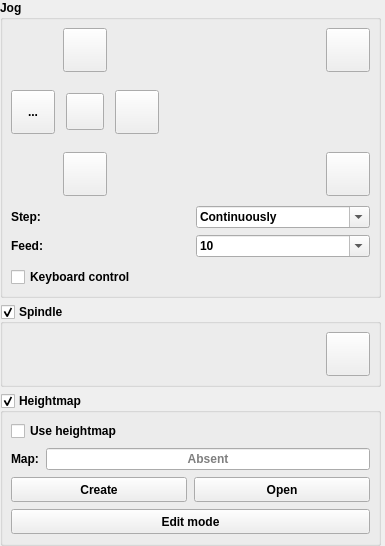
         <widget class="Widget" name="scrollAreaWidgetContents">
          <property name="geometry">
           <rect>
            <x>0</x>
            <y>0</y>
            <width>385</width>
            <height>546</height>
           </rect>
          </property>
          <property name="sizePolicy">
           <sizepolicy hsizetype="Minimum" vsizetype="Maximum">
            <horstretch>0</horstretch>
            <verstretch>0</verstretch>
           </sizepolicy>
          </property>
          <layout class="QVBoxLayout" name="verticalLayout_21">
           <property name="leftMargin">
            <number>0</number>
           </property>
           <property name="topMargin">
            <number>0</number>
           </property>
           <property name="rightMargin">
            <number>4</number>
           </property>
           <property name="bottomMargin">
            <number>0</number>
           </property>
           <item>
            <widget class="GroupBox" name="grpJog">
             <property name="font">
              <font>
               <weight>75</weight>
               <bold>true</bold>
              </font>
             </property>
             <property name="focusPolicy">
              <enum>Qt::NoFocus</enum>
             </property>
             <property name="title">
              <string>Jog</string>
             </property>
             <property name="checkable">
              <bool>false</bool>
             </property>
             <property name="overrided" stdset="0">
              <bool>false</bool>
             </property>
             <layout class="QVBoxLayout" name="verticalLayout_11">
              <property name="leftMargin">
               <number>8</number>
              </property>
              <property name="topMargin">
               <number>8</number>
              </property>
              <property name="rightMargin">
               <number>8</number>
              </property>
              <property name="bottomMargin">
               <number>8</number>
              </property>
              <item>
               <widget class="QWidget" name="widgetJog" native="true">
                <layout class="QVBoxLayout" name="verticalLayout_9">
                 <property name="spacing">
                  <number>10</number>
                 </property>
                 <property name="leftMargin">
                  <number>0</number>
                 </property>
                 <property name="topMargin">
                  <number>0</number>
                 </property>
                 <property name="rightMargin">
                  <number>0</number>
                 </property>
                 <property name="bottomMargin">
                  <number>0</number>
                 </property>
                 <item>
                  <layout class="QGridLayout" name="gridLayout_3">
                   <property name="horizontalSpacing">
                    <number>8</number>
                   </property>
                   <property name="verticalSpacing">
                    <number>4</number>
                   </property>
                   <item row="2" column="0">
                    <widget class="StyledToolButton" name="cmdXMinus">
                     <property name="sizePolicy">
                      <sizepolicy hsizetype="Fixed" vsizetype="Fixed">
                       <horstretch>0</horstretch>
                       <verstretch>0</verstretch>
                      </sizepolicy>
                     </property>
                     <property name="minimumSize">
                      <size>
                       <width>44</width>
                       <height>44</height>
                      </size>
                     </property>
                     <property name="toolTip">
                      <string>X-</string>
                     </property>
                     <property name="text">
                      <string>...</string>
                     </property>
                     <property name="icon">
                      <iconset resource="images.qrc">
                       <normaloff>:/images/1401561986_chevron-left.png</normaloff>:/images/1401561986_chevron-left.png</iconset>
                     </property>
                     <property name="iconSize">
                      <size>
                       <width>30</width>
                       <height>30</height>
                      </size>
                     </property>
                    </widget>
                   </item>
                   <item row="3" column="1">
                    <layout class="QHBoxLayout" name="horizontalLayout_13">
                     <property name="spacing">
                      <number>0</number>
                     </property>
                     <item>
                      <widget class="StyledToolButton" name="cmdYMinus">
                       <property name="sizePolicy">
                        <sizepolicy hsizetype="Fixed" vsizetype="Fixed">
                         <horstretch>0</horstretch>
                         <verstretch>0</verstretch>
                        </sizepolicy>
                       </property>
                       <property name="minimumSize">
                        <size>
                         <width>44</width>
                         <height>44</height>
                        </size>
                       </property>
                       <property name="toolTip">
                        <string>Y-</string>
                       </property>
                       <property name="text">
                        <string/>
                       </property>
                       <property name="icon">
                        <iconset resource="images.qrc">
                         <normaloff>:/images/1401562173_chevron-down.png</normaloff>:/images/1401562173_chevron-down.png</iconset>
                       </property>
                       <property name="iconSize">
                        <size>
                         <width>30</width>
                         <height>30</height>
                        </size>
                       </property>
                      </widget>
                     </item>
                    </layout>
                   </item>
                   <item row="2" column="2">
                    <widget class="StyledToolButton" name="cmdXPlus">
                     <property name="sizePolicy">
                      <sizepolicy hsizetype="Fixed" vsizetype="Fixed">
                       <horstretch>0</horstretch>
                       <verstretch>0</verstretch>
                      </sizepolicy>
                     </property>
                     <property name="minimumSize">
                      <size>
                       <width>44</width>
                       <height>44</height>
                      </size>
                     </property>
                     <property name="toolTip">
                      <string>X+</string>
                     </property>
                     <property name="text">
                      <string/>
                     </property>
                     <property name="icon">
                      <iconset resource="images.qrc">
                       <normaloff>:/images/1401562173_chevron-right.png</normaloff>:/images/1401562173_chevron-right.png</iconset>
                     </property>
                     <property name="iconSize">
                      <size>
                       <width>30</width>
                       <height>30</height>
                      </size>
                     </property>
                    </widget>
                   </item>
                   <item row="0" column="1">
                    <layout class="QHBoxLayout" name="horizontalLayout_12">
                     <property name="spacing">
                      <number>0</number>
                     </property>
                     <item>
                      <widget class="StyledToolButton" name="cmdYPlus">
                       <property name="sizePolicy">
                        <sizepolicy hsizetype="Fixed" vsizetype="Fixed">
                         <horstretch>0</horstretch>
                         <verstretch>0</verstretch>
                        </sizepolicy>
                       </property>
                       <property name="minimumSize">
                        <size>
                         <width>44</width>
                         <height>44</height>
                        </size>
                       </property>
                       <property name="toolTip">
                        <string>Y+</string>
                       </property>
                       <property name="text">
                        <string/>
                       </property>
                       <property name="icon">
                        <iconset resource="images.qrc">
                         <normaloff>:/images/1401562173_chevron-up.png</normaloff>:/images/1401562173_chevron-up.png</iconset>
                       </property>
                       <property name="iconSize">
                        <size>
                         <width>30</width>
                         <height>30</height>
                        </size>
                       </property>
                      </widget>
                     </item>
                    </layout>
                   </item>
                   <item row="0" column="3">
                    <layout class="QHBoxLayout" name="horizontalLayout_25">
                     <property name="spacing">
                      <number>0</number>
                     </property>
                     <item>
                      <spacer name="horizontalSpacer">
                       <property name="orientation">
                        <enum>Qt::Horizontal</enum>
                       </property>
                       <property name="sizeHint" stdset="0">
                        <size>
                         <width>0</width>
                         <height>20</height>
                        </size>
                       </property>
                      </spacer>
                     </item>
                     <item>
                      <widget class="StyledToolButton" name="cmdZPlus">
                       <property name="sizePolicy">
                        <sizepolicy hsizetype="Fixed" vsizetype="Fixed">
                         <horstretch>0</horstretch>
                         <verstretch>0</verstretch>
                        </sizepolicy>
                       </property>
                       <property name="minimumSize">
                        <size>
                         <width>44</width>
                         <height>44</height>
                        </size>
                       </property>
                       <property name="toolTip">
                        <string>Z+</string>
                       </property>
                       <property name="text">
                        <string/>
                       </property>
                       <property name="icon">
                        <iconset resource="images.qrc">
                         <normaloff>:/images/1401562699_icon-arrow-up-b.png</normaloff>:/images/1401562699_icon-arrow-up-b.png</iconset>
                       </property>
                       <property name="iconSize">
                        <size>
                         <width>28</width>
                         <height>28</height>
                        </size>
                       </property>
                      </widget>
                     </item>
                    </layout>
                   </item>
                   <item row="3" column="3">
                    <layout class="QHBoxLayout" name="horizontalLayout_26">
                     <property name="spacing">
                      <number>0</number>
                     </property>
                     <item>
                      <spacer name="horizontalSpacer_2">
                       <property name="orientation">
                        <enum>Qt::Horizontal</enum>
                       </property>
                       <property name="sizeHint" stdset="0">
                        <size>
                         <width>0</width>
                         <height>20</height>
                        </size>
                       </property>
                      </spacer>
                     </item>
                     <item>
                      <widget class="StyledToolButton" name="cmdZMinus">
                       <property name="sizePolicy">
                        <sizepolicy hsizetype="Fixed" vsizetype="Fixed">
                         <horstretch>0</horstretch>
                         <verstretch>0</verstretch>
                        </sizepolicy>
                       </property>
                       <property name="minimumSize">
                        <size>
                         <width>44</width>
                         <height>44</height>
                        </size>
                       </property>
                       <property name="toolTip">
                        <string>Z-</string>
                       </property>
                       <property name="text">
                        <string/>
                       </property>
                       <property name="icon">
                        <iconset resource="images.qrc">
                         <normaloff>:/images/1401562699_icon-arrow-down-b.png</normaloff>:/images/1401562699_icon-arrow-down-b.png</iconset>
                       </property>
                       <property name="iconSize">
                        <size>
                         <width>28</width>
                         <height>28</height>
                        </size>
                       </property>
                      </widget>
                     </item>
                    </layout>
                   </item>
                   <item row="2" column="1">
                    <layout class="QHBoxLayout" name="horizontalLayout_15">
                     <property name="spacing">
                      <number>0</number>
                     </property>
                     <item>
                      <widget class="StyledToolButton" name="cmdStop">
                       <property name="sizePolicy">
                        <sizepolicy hsizetype="Fixed" vsizetype="Fixed">
                         <horstretch>0</horstretch>
                         <verstretch>0</verstretch>
                        </sizepolicy>
                       </property>
                       <property name="minimumSize">
                        <size>
                         <width>36</width>
                         <height>36</height>
                        </size>
                       </property>
                       <property name="toolTip">
                        <string>Stop</string>
                       </property>
                       <property name="text">
                        <string/>
                       </property>
                       <property name="icon">
                        <iconset resource="images.qrc">
                         <normaloff>:/images/brake.png</normaloff>:/images/brake.png</iconset>
                       </property>
                       <property name="iconSize">
                        <size>
                         <width>30</width>
                         <height>30</height>
                        </size>
                       </property>
                      </widget>
                     </item>
                    </layout>
                   </item>
                   <item row="2" column="3">
                    <spacer name="verticalSpacer">
                     <property name="orientation">
                      <enum>Qt::Vertical</enum>
                     </property>
                     <property name="sizeHint" stdset="0">
                      <size>
                       <width>20</width>
                       <height>44</height>
                      </size>
                     </property>
                    </spacer>
                   </item>
                  </layout>
                 </item>
                 <item>
                  <layout class="QGridLayout" name="gridLayout_8">
                   <property name="verticalSpacing">
                    <number>7</number>
                   </property>
                   <item row="0" column="1">
                    <widget class="ComboBoxKey" name="cboJogStep">
                     <property name="editable">
                      <bool>true</bool>
                     </property>
                     <property name="insertPolicy">
                      <enum>QComboBox::NoInsert</enum>
                     </property>
                     <item>
                      <property name="text">
                       <string>Continuously</string>
                      </property>
                     </item>
                     <item>
                      <property name="text">
                       <string>0.01</string>
                      </property>
                     </item>
                     <item>
                      <property name="text">
                       <string>0.1</string>
                      </property>
                     </item>
                     <item>
                      <property name="text">
                       <string>1</string>
                      </property>
                     </item>
                     <item>
                      <property name="text">
                       <string>2</string>
                      </property>
                     </item>
                     <item>
                      <property name="text">
                       <string>5</string>
                      </property>
                     </item>
                     <item>
                      <property name="text">
                       <string>10</string>
                      </property>
                     </item>
                     <item>
                      <property name="text">
                       <string>20</string>
                      </property>
                     </item>
                     <item>
                      <property name="text">
                       <string>50</string>
                      </property>
                     </item>
                     <item>
                      <property name="text">
                       <string>100</string>
                      </property>
                     </item>
                     <item>
                      <property name="text">
                       <string>200</string>
                      </property>
                     </item>
                    </widget>
                   </item>
                   <item row="0" column="0">
                    <widget class="QLabel" name="label_20">
                     <property name="font">
                      <font>
                       <weight>75</weight>
                       <bold>true</bold>
                      </font>
                     </property>
                     <property name="text">
                      <string>Step:</string>
                     </property>
                    </widget>
                   </item>
                   <item row="1" column="0">
                    <widget class="QLabel" name="label_22">
                     <property name="font">
                      <font>
                       <weight>75</weight>
                       <bold>true</bold>
                      </font>
                     </property>
                     <property name="text">
                      <string>Feed:</string>
                     </property>
                    </widget>
                   </item>
                   <item row="1" column="1">
                    <widget class="ComboBoxKey" name="cboJogFeed">
                     <property name="editable">
                      <bool>true</bool>
                     </property>
                     <property name="insertPolicy">
                      <enum>QComboBox::NoInsert</enum>
                     </property>
                     <item>
                      <property name="text">
                       <string>10</string>
                      </property>
                     </item>
                     <item>
                      <property name="text">
                       <string>20</string>
                      </property>
                     </item>
                     <item>
                      <property name="text">
                       <string>50</string>
                      </property>
                     </item>
                     <item>
                      <property name="text">
                       <string>100</string>
                      </property>
                     </item>
                     <item>
                      <property name="text">
                       <string>200</string>
                      </property>
                     </item>
                     <item>
                      <property name="text">
                       <string>500</string>
                      </property>
                     </item>
                     <item>
                      <property name="text">
                       <string>1000</string>
                      </property>
                     </item>
                     <item>
                      <property name="text">
                       <string>2000</string>
                      </property>
                     </item>
                    </widget>
                   </item>
                  </layout>
                 </item>
                 <item>
                  <widget class="QCheckBox" name="chkKeyboardControl">
                   <property name="text">
                    <string>Keyboard control</string>
                   </property>
                  </widget>
                 </item>
                </layout>
               </widget>
              </item>
             </layout>
            </widget>
           </item>
           <item>
            <widget class="GroupBox" name="grpSpindle">
             <property name="enabled">
              <bool>true</bool>
             </property>
             <property name="font">
              <font>
               <weight>75</weight>
               <bold>true</bold>
              </font>
             </property>
             <property name="title">
              <string>Spindle</string>
             </property>
             <property name="checkable">
              <bool>true</bool>
             </property>
             <property name="overrided" stdset="0">
              <bool>false</bool>
             </property>
             <layout class="QHBoxLayout" name="horizontalLayout_2">
              <property name="leftMargin">
               <number>8</number>
              </property>
              <property name="topMargin">
               <number>8</number>
              </property>
              <property name="rightMargin">
               <number>8</number>
              </property>
              <property name="bottomMargin">
               <number>8</number>
              </property>
              <item>
               <widget class="QWidget" name="widgetSpindle" native="true">
                <layout class="QHBoxLayout" name="horizontalLayout_16">
                 <property name="leftMargin">
                  <number>0</number>
                 </property>
                 <property name="topMargin">
                  <number>0</number>
                 </property>
                 <property name="rightMargin">
                  <number>0</number>
                 </property>
                 <property name="bottomMargin">
                  <number>0</number>
                 </property>
                 <item>
                  <widget class="SliderBox" name="slbSpindle" native="true"/>
                 </item>
                 <item>
                  <widget class="StyledToolButton" name="cmdSpindle">
                   <property name="enabled">
                    <bool>true</bool>
                   </property>
                   <property name="sizePolicy">
                    <sizepolicy hsizetype="Fixed" vsizetype="Fixed">
                     <horstretch>0</horstretch>
                     <verstretch>0</verstretch>
                    </sizepolicy>
                   </property>
                   <property name="minimumSize">
                    <size>
                     <width>44</width>
                     <height>44</height>
                    </size>
                   </property>
                   <property name="toolTip">
                    <string>Spindle on/off</string>
                   </property>
                   <property name="icon">
                    <iconset resource="images.qrc">
                     <normaloff>:/images/cutter.png</normaloff>:/images/cutter.png</iconset>
                   </property>
                   <property name="iconSize">
                    <size>
                     <width>28</width>
                     <height>28</height>
                    </size>
                   </property>
                   <property name="checkable">
                    <bool>true</bool>
                   </property>
                  </widget>
                 </item>
                </layout>
               </widget>
              </item>
             </layout>
            </widget>
           </item>
           <item>
            <widget class="GroupBox" name="grpHeightMap">
             <property name="enabled">
              <bool>true</bool>
             </property>
             <property name="font">
              <font>
               <weight>75</weight>
               <bold>true</bold>
              </font>
             </property>
             <property name="title">
              <string>Heightmap</string>
             </property>
             <property name="checkable">
              <bool>true</bool>
             </property>
             <property name="overrided" stdset="0">
              <bool>false</bool>
             </property>
             <layout class="QVBoxLayout" name="verticalLayout_16">
              <property name="leftMargin">
               <number>8</number>
              </property>
              <property name="topMargin">
               <number>8</number>
              </property>
              <property name="rightMargin">
               <number>8</number>
              </property>
              <property name="bottomMargin">
               <number>9</number>
              </property>
              <item>
               <widget class="QWidget" name="widgetHeightMap" native="true">
                <layout class="QVBoxLayout" name="verticalLayout_15">
                 <property name="spacing">
                  <number>7</number>
                 </property>
                 <property name="leftMargin">
                  <number>0</number>
                 </property>
                 <property name="topMargin">
                  <number>0</number>
                 </property>
                 <property name="rightMargin">
                  <number>0</number>
                 </property>
                 <property name="bottomMargin">
                  <number>0</number>
                 </property>
                 <item>
                  <widget class="QCheckBox" name="chkHeightMapUse">
                   <property name="text">
                    <string>Use heightmap</string>
                   </property>
                  </widget>
                 </item>
                 <item>
                  <layout class="QHBoxLayout" name="horizontalLayout_22">
                   <item>
                    <widget class="QLabel" name="label_15">
                     <property name="text">
                      <string>Map:</string>
                     </property>
                    </widget>
                   </item>
                   <item>
                    <widget class="QLineEdit" name="txtHeightMap">
                     <property name="focusPolicy">
                      <enum>Qt::NoFocus</enum>
                     </property>
                     <property name="text">
                      <string/>
                     </property>
                     <property name="alignment">
                      <set>Qt::AlignCenter</set>
                     </property>
                     <property name="readOnly">
                      <bool>true</bool>
                     </property>
                     <property name="placeholderText">
                      <string>Absent</string>
                     </property>
                    </widget>
                   </item>
                  </layout>
                 </item>
                 <item>
                  <layout class="QHBoxLayout" name="horizontalLayout_21">
                   <item>
                    <widget class="StyledToolButton" name="cmdHeightMapCreate">
                     <property name="sizePolicy">
                      <sizepolicy hsizetype="Preferred" vsizetype="Fixed">
                       <horstretch>0</horstretch>
                       <verstretch>0</verstretch>
                      </sizepolicy>
                     </property>
                     <property name="minimumSize">
                      <size>
                       <width>0</width>
                       <height>25</height>
                      </size>
                     </property>
                     <property name="text">
                      <string>Create</string>
                     </property>
                    </widget>
                   </item>
                   <item>
                    <widget class="StyledToolButton" name="cmdHeightMapLoad">
                     <property name="sizePolicy">
                      <sizepolicy hsizetype="Preferred" vsizetype="Fixed">
                       <horstretch>0</horstretch>
                       <verstretch>0</verstretch>
                      </sizepolicy>
                     </property>
                     <property name="minimumSize">
                      <size>
                       <width>0</width>
                       <height>25</height>
                      </size>
                     </property>
                     <property name="text">
                      <string>Open</string>
                     </property>
                    </widget>
                   </item>
                  </layout>
                 </item>
                 <item>
                  <widget class="StyledToolButton" name="cmdHeightMapMode">
                   <property name="sizePolicy">
                    <sizepolicy hsizetype="Preferred" vsizetype="Fixed">
                     <horstretch>0</horstretch>
                     <verstretch>0</verstretch>
                    </sizepolicy>
                   </property>
                   <property name="minimumSize">
                    <size>
                     <width>42</width>
                     <height>25</height>
                    </size>
                   </property>
                   <property name="text">
                    <string>Edit mode</string>
                   </property>
                   <property name="checkable">
                    <bool>true</bool>
                   </property>
                  </widget>
                 </item>
                </layout>
               </widget>
              </item>
             </layout>
            </widget>
           </item>
          </layout>
         </widget>
